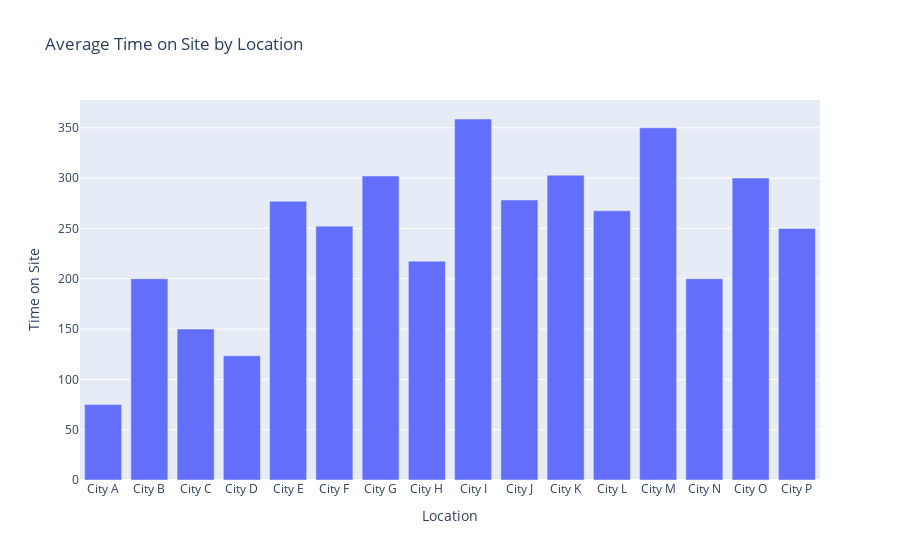

This figure's notebook cell:
### Code cell
# How do customers in different locations vary in their time spent on the site?

avg_by_location = data.groupby('Location')['Time on Site'].mean().reset_index()
fig = px.bar(avg_by_location, x='Location', y='Time on Site', title='Average Time on Site by Location')
fig.show()

### Figure 1 — Plotly figure (JSON) as saved in the notebook; plotly's stock layout.template omitted (floating-point values rounded to 4 significant figures)
{"data": [{"alignmentgroup": "True", "hovertemplate": "Location=%{x}<br>Time on Site=%{y}<extra></extra>", "legendgroup": "", "marker": {"color": "#636efa", "pattern": {"shape": ""}}, "name": "", "offsetgroup": "", "orientation": "v", "showlegend": false, "textposition": "auto", "type": "bar", "x": ["City A", "City B", "City C", "City D", "City E", "City F", "City G", "City H", "City I", "City J", "City K", "City L", "City M", "City N", "City O", "City P"], "xaxis": "x", "y": [75, 200, 150, 123.4, 277.0, 252.3, 302.1, 217.4, 358.7, 278.3, 302.9, 267.5, 350, 200, 300, 250], "yaxis": "y"}], "layout": {"barmode": "relative", "legend": {"tracegroupgap": 0}, "title": {"text": "Average Time on Site by Location"}, "xaxis": {"anchor": "y", "domain": [0, 1], "title": {"text": "Location"}}, "yaxis": {"anchor": "x", "domain": [0, 1], "title": {"text": "Time on Site"}}}}
